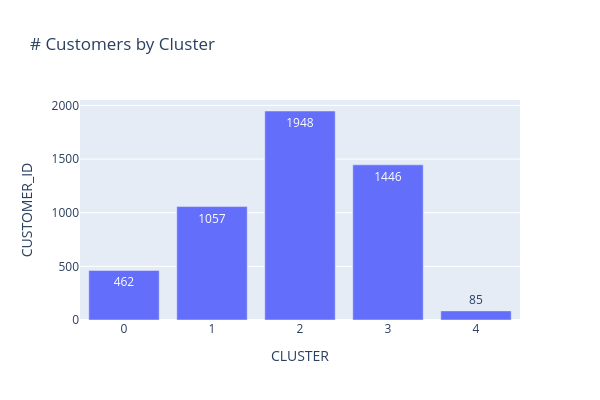

Here is the notebook cell this chart was saved with:
### Markdown cell above
### 5.1 Volumetria

### Code cell
cluster_size = customers.groupby('CLUSTER', as_index=False)['CUSTOMER_ID'].count()
fig = px.bar(cluster_size, x="CLUSTER", y="CUSTOMER_ID", title="# Customers by Cluster", text_auto=True)
fig.update_layout(
    width=600,
    height=400,
    showlegend=False)
fig.show()

### Figure 1 — Plotly figure (JSON) as saved in the notebook; plotly's stock layout.template omitted (floating-point values rounded to 4 significant figures)
{"data": [{"hovertemplate": "CLUSTER=%{x}<br>CUSTOMER_ID=%{y}<extra></extra>", "legendgroup": "", "marker": {"color": "#636efa", "pattern": {"shape": ""}}, "name": "", "orientation": "v", "showlegend": false, "textposition": "auto", "texttemplate": "%{y}", "type": "bar", "x": [0, 1, 2, 3, 4], "xaxis": "x", "y": [462, 1057, 1948, 1446, 85], "yaxis": "y"}], "layout": {"barmode": "relative", "height": 400, "legend": {"tracegroupgap": 0}, "showlegend": false, "title": {"text": "# Customers by Cluster"}, "width": 600, "xaxis": {"anchor": "y", "domain": [0, 1], "title": {"text": "CLUSTER"}}, "yaxis": {"anchor": "x", "domain": [0, 1], "title": {"text": "CUSTOMER_ID"}}}}
